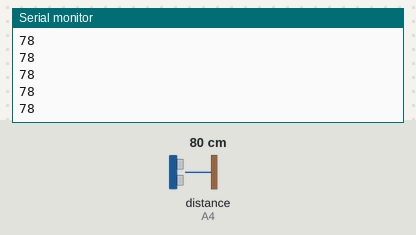
The sketch below on a simulated Arduino Uno, built with avr-gcc and run on an emulated ATmega328P. Shown: the last lines printed to the serial monitor. Wiring (inferred from the names in the program): ultrasonic range finder: trigger A3; echo A4. The inputs (shaded band) are chosen by the test bench; at power-on: distance to the obstacle (sensor on A4) 80 cm. The echo pulse lasts 58.3 µs per cm.

Above: at 1.2 s.
1.3 s: distance to the obstacle (sensor on A4) set to 2 cm
At 1.9 s:
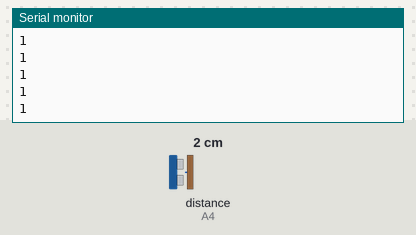
2.8 s: distance to the obstacle (sensor on A4) set to 4 cm
At 3.9 s:
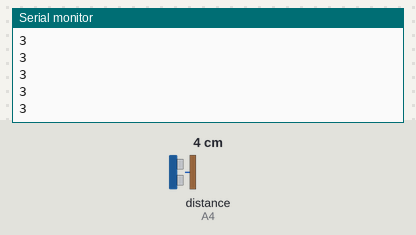
Timing chart, 0 to 4.8 s (numbered marks = the images above; inputs shaded):
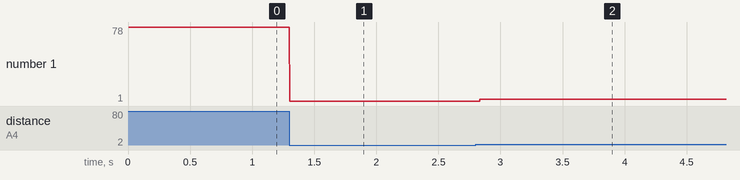

The sketch:

ultasonic_testcode.ino
```cpp
const int trig=A3,echo=A4;
int duration,distance;
void setup() {
  pinMode(trig,OUTPUT);pinMode(echo,INPUT);
  Serial.begin(19200);
  }

void loop() {


  digitalWrite(trig,HIGH);
  delayMicroseconds(10);
  digitalWrite(trig,LOW);

  duration = pulseIn(echo,HIGH);//10000 //timeout is the microsec time for how long echo waits for waves to be pulsedin default is
                                        //1 sec,by reducing it range can be decresed.
  distance = duration * 0.017;
  Serial.println(distance);

}
```

Measured:
- after the input at 1.3 s, the serial monitor: prints a new line at once (image 1)
- after the input at 2.8 s, the serial monitor: prints a new line at once (image 2)
- plotted number 1: 78 → 1 after the input at 1.3 s, 1 → 3 after the input at 2.8 s
